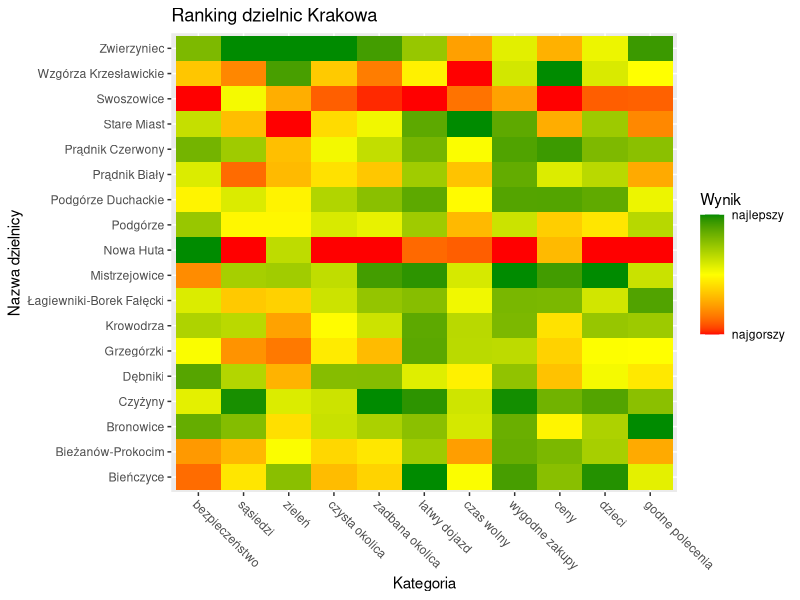

R code for this plot:
## ---- chunk 1
library(dplyr)
library(ggplot2)
require(reshape2)
library(plyr)
## ---- chunk 2
df <- read.csv("dzielnice.csv")
df_scale <- data.frame(dzielnica = df$dzielnica, df[-1] %>% apply(2, function(x) (x - min(x)) / diff(range(x))))
df_m <- melt(df_scale) %>%
  arrange(variable, dzielnica) %>% 
  mutate(variable = recode(variable, 
                           czysta.okolica = "czysta okolica",
                           zadbana.okolica = "zadbana okolica",
                           łatwy.dojazd = "łatwy dojazd",
                           czas.wolny = "czas wolny",
                           wygodne.zakupy = "wygodne zakupy",
                           godne.polecenia = "godne polecenia"))
## ---- chunk 3
ggplot(df_m, aes(variable, dzielnica)) +
  geom_tile(aes(fill = value)) +
  scale_fill_gradient2(low = "red", mid = "yellow", high = "green4", 
                       midpoint = 0.5, breaks=c(0, 1), labels=c("najgorszy", "najlepszy")) +
  labs(x = "Kategoria", y = "Nazwa dzielnicy", fill = "Wynik", title = "Ranking dzielnic Krakowa") +
  theme(axis.text.x = element_text(angle = 315, hjust = 0))
